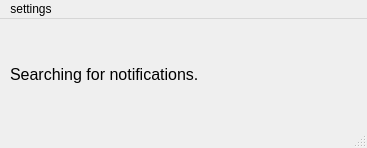
<?xml version="1.0" encoding="UTF-8"?>
<ui version="4.0">
 <class>MainWindow</class>
 <widget class="QMainWindow" name="MainWindow">
  <property name="geometry">
   <rect>
    <x>0</x>
    <y>0</y>
    <width>367</width>
    <height>148</height>
   </rect>
  </property>
  <property name="windowTitle">
   <string>Notification Window</string>
  </property>
  <widget class="QWidget" name="centralwidget">
   <widget class="QLabel" name="label">
    <property name="geometry">
     <rect>
      <x>10</x>
      <y>30</y>
      <width>241</width>
      <height>51</height>
     </rect>
    </property>
    <property name="font">
     <font>
      <family>MS Sans Serif</family>
      <pointsize>12</pointsize>
     </font>
    </property>
    <property name="text">
     <string>Searching for notifications.</string>
    </property>
   </widget>
   <widget class="QLabel" name="load">
    <property name="geometry">
     <rect>
      <x>280</x>
      <y>30</y>
      <width>71</width>
      <height>60</height>
     </rect>
    </property>
    <property name="text">
     <string/>
    </property>
    <property name="pixmap">
     <pixmap>../Images/loading-gif.gif</pixmap>
    </property>
    <property name="scaledContents">
     <bool>true</bool>
    </property>
   </widget>
  </widget>
  <widget class="QMenuBar" name="menubar">
   <property name="geometry">
    <rect>
     <x>0</x>
     <y>0</y>
     <width>367</width>
     <height>26</height>
    </rect>
   </property>
   <widget class="QMenu" name="menusettings">
    <property name="title">
     <string>settings</string>
    </property>
    <addaction name="actionRefresh_frequency"/>
    <addaction name="actionRefresh_manualy"/>
   </widget>
   <addaction name="menusettings"/>
  </widget>
  <widget class="QStatusBar" name="statusbar"/>
  <action name="actionRefresh_frequency">
   <property name="text">
    <string>Refresh frequency</string>
   </property>
  </action>
  <action name="actionRefresh_manualy">
   <property name="text">
    <string>Refresh manualy</string>
   </property>
  </action>
 </widget>
 <resources/>
 <connections/>
</ui>
